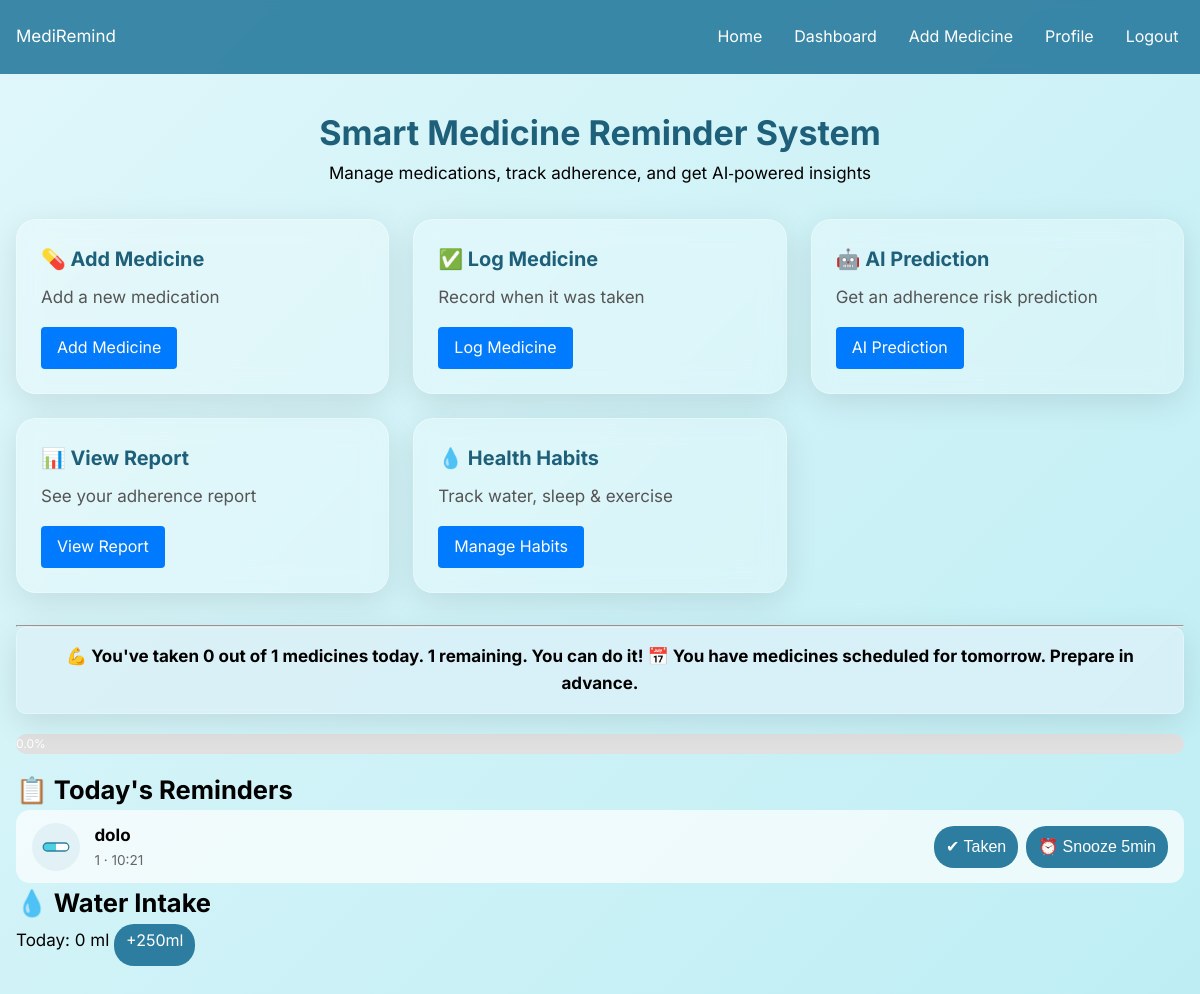
The app's page /dashboard (signed in) with its own data.
### tables this page shows
CREATE TABLE intake_log (
        log_id INTEGER PRIMARY KEY AUTOINCREMENT,
        medicine_id INTEGER NOT NULL,
        scheduled_time TEXT NOT NULL,
        taken_status TEXT DEFAULT 'missed',
        taken_at TEXT,
        FOREIGN KEY (medicine_id) REFERENCES medicines (medicine_id)
    );

CREATE TABLE medicines (
    medicine_id INTEGER PRIMARY KEY AUTOINCREMENT,
    patient_id INTEGER NOT NULL,
    name TEXT NOT NULL,
    type TEXT,
    dosage TEXT,
    frequency TEXT,
    food_timing TEXT,           -- 'before', 'after', 'either'
    start_date TEXT,
    end_date TEXT,
    FOREIGN KEY (patient_id) REFERENCES users (user_id)
);

### app.py (the view)
@app.route('/dashboard')
def dashboard():
    if 'user_id' not in session:
        return redirect(url_for('login'))
    user_id = session['user_id']
    conn = get_db()
    c = conn.cursor()
    today = datetime.now().strftime('%Y-%m-%d')
    tomorrow = (datetime.now() + timedelta(days=1)).strftime('%Y-%m-%d')
    c.execute('''SELECT il.log_id, m.name, m.type, m.dosage, il.scheduled_time
                 FROM intake_log il
                 JOIN medicines m ON il.medicine_id = m.medicine_id
                 WHERE m.patient_id = ? AND DATE(il.scheduled_time) = DATE(?)
                 AND il.taken_status = 'missed'
                 ORDER BY il.scheduled_time''', (user_id, today))
    pending_meds = c.fetchall()
    c.execute('''SELECT COUNT(*) FROM intake_log il
                 JOIN medicines m ON il.medicine_id = m.medicine_id
                 WHERE m.patient_id = ? AND DATE(il.scheduled_time) = DATE(?)''', (user_id, today))
    total_today = c.fetchone()[0] or 0
    c.execute('''SELECT COUNT(*) FROM intake_log il
                 JOIN medicines m ON il.medicine_id = m.medicine_id
                 WHERE m.patient_id = ? AND DATE(il.scheduled_time) = DATE(?)
                 AND il.taken_status = 'taken' ''', (user_id, today))
    taken_today = c.fetchone()[0] or 0
    c.execute('''SELECT COUNT(*) FROM intake_log il
                 JOIN medicines m ON il.medicine_id = m.medicine_id
                 WHERE m.patient_id = ? AND DATE(il.scheduled_time) = DATE(?)''', (user_id, tomorrow))
    has_tomorrow = c.fetchone()[0] > 0
    c.execute('''SELECT SUM(amount_achieved) FROM habit_log hl
                 JOIN health_habits hh ON hl.habit_id = hh.habit_id
                 WHERE hh.patient_id = ? AND hh.habit_type = 'water'
                 AND hl.log_date = DATE(?)''', (user_id, today))
    water = c.fetchone()[0] or 0
    c.execute("SELECT habit_id FROM health_habits WHERE patient_id = ? AND habit_type = 'water' LIMIT 1", (user_id,))
    water_habit_row = c.fetchone()
    water_habit_id = water_habit_row[0] if water_habit_row else None
    conn.close()
    if total_today == 0:
        status_message = "✨ No medicines scheduled for today. Stay healthy!"
    elif taken_today == total_today:
        status_message = "🎉 Excellent! You've taken all your medicines today. Keep up the great work!"
    else:
        remaining = total_today - taken_today
        status_message = f"💪 You've taken {taken_today} out of {total_today} medicines today. {remaining} remaining. You can do it!"
    if has_tomorrow:
        status_message += " 📅 You have medicines scheduled for tomorrow. Prepare in advance."
    else:
        status_message += " 🌟 No medicines for tomorrow. Enjoy your day!"
    return render_template('dashboard.html',
                           medicines=pending_meds,
                           water_total=water,
                           water_habit_id=water_habit_id,
                           taken_today=taken_today,
                           total_today=total_today,
                           status_message=status_message,
                           role=session.get('role'))

### app.py (called while the page is built)
def get_db():
    return sqlite3.connect('medicine.db')

### templates/dashboard.html (shortened to what this page needs)
{% extends "base.html" %}
{% import "macros.html" as macros %}
{% block content %}
<div class="hero">
    <h1>Smart Medicine Reminder System</h1>
    <p>Manage medications, track adherence, and get AI‑powered insights</p>
</div>
<div class="cards-container">
    <div class="card">
        <h3>💊 Add Medicine</h3>
        <p>Add a new medication</p>
        <a href="/add_medicine" class="btn btn-primary">Add Medicine</a>
    </div>
    <div class="card">
        <h3>✅ Log Medicine</h3>
        <p>Record when it was taken</p>
        <a href="/dashboard#today-reminders" class="btn btn-primary">Log Medicine</a>
    </div>
    {% if role == 'patient' %}
    <div class="card">
        <h3>🤖 AI Prediction</h3>
        <p>Get an adherence risk prediction</p>
        <a href="/ai-prediction" class="btn btn-primary">AI Prediction</a>
    </div>
    <div class="card">
        <h3>📊 View Report</h3>
        <p>See your adherence report</p>
        <a href="/reports" class="btn btn-primary">View Report</a>
    </div>
    <div class="card">
        <h3>💧 Health Habits</h3>
        <p>Track water, sleep &amp; exercise</p>
        <a href="/habits" class="btn btn-primary">Manage Habits</a>
    </div>
    {% endif %}
</div>
<hr>
<div class="status-box">
    <strong>{{ status_message }}</strong>
</div>
{% if total_today > 0 %}
<div class="progress-bar-container">
    <div class="progress-bar" style="--progress-width: {{ (taken_today / total_today * 100)|round(1) }}%;">
        {{ (taken_today / total_today * 100)|round(1) }}%
    </div>
</div>
{% endif %}
<div id="today-reminders">
    <h2>📋 Today's Reminders</h2>
    {% if medicines %}
        <ul class="reminder-list">
        {% for med in medicines %}
            <li class="reminder-item">
                <span class="reminder-icon">{{ macros.medicine_icon(med[2], 'dash' ~ med[0], 32) }}</span>
                <span class="reminder-info">
                    <strong>{{ med[1] }}</strong>
                    <span class="reminder-meta">{{ med[3] }} · {{ med[4][11:16] }}</span>
                </span>
                <span class="reminder-actions">
                    <form method="POST" action="/mark_taken/{{ med[0] }}" style="display:inline;">
                        <button type="submit" class="btn btn-success btn-sm">✔ Taken</button>
                    </form>
                    <form method="POST" action="/snooze/{{ med[0] }}" style="display:inline;">
                        <button type="submit" class="btn btn-warning btn-sm">⏰ Snooze 5min</button>
                    </form>
                </span>
            </li>
        {% endfor %}
        </ul>
    {% else %}
        <p>No pending medicines right now. Great job! 🎉</p>
    {% endif %}
</div>
{% if role == 'patient' %}
<div id="water-tracker">
    <h2>💧 Water Intake</h2>
    {% if water_habit_id %}
        <p>Today: {{ water_total }} ml
           <a href="/habits?log_water=1&amount=250&habit_id={{ water_habit_id }}" class="btn btn-sm">+250ml</a>
        </p>
    {% else %}
        <p>You haven't set up water tracking yet.
           <a href="/habits" class="btn btn-sm">Set it up</a>
        </p>
    {% endif %}
</div>
{% endif %}
{% endblock %}

### templates/macros.html (shortened to what this page needs)
{% macro medicine_icon(type, uid, size=40) %}
{% if type == 'tablet' %}
<svg viewBox="0 0 40 40" width="{{ size }}" height="{{ size }}" xmlns="http://www.w3.org/2000/svg" aria-hidden="true">
  <defs><clipPath id="cap-{{ uid }}"><rect x="4" y="15" width="32" height="10" rx="5"/></clipPath></defs>
  <g clip-path="url(#cap-{{ uid }})">
    <rect x="4" y="15" width="16" height="10" fill="#4dd0e1"/>
    <rect x="20" y="15" width="16" height="10" fill="#ffffff"/>
  </g>
  <rect x="4" y="15" width="32" height="10" rx="5" fill="none" stroke="#2c7da0" stroke-width="1.6"/>
</svg>
{% else %}
<svg viewBox="0 0 40 40" width="{{ size }}" height="{{ size }}" xmlns="http://www.w3.org/2000/svg" aria-hidden="true">
  <circle cx="20" cy="20" r="14" fill="#e0f7fa" stroke="#2c7da0" stroke-width="1.6"/>
  <text x="20" y="25" font-size="16" text-anchor="middle" fill="#2c7da0">+</text>
</svg>
{% endif %}
{% endmacro %}

### static/css/style.css (style rules this page uses)
* { margin: 0; padding: 0; box-sizing: border-box; }
body { font-family: 'Inter', Arial, sans-serif; min-height: 100vh; background: linear-gradient(135deg, #e0f7fa, #b2ebf2, #80deea, #4dd0e1); background-size: 400% 400%; animation: gradientMove 15s ease infinite; }
.card, .status-box, .hero-section, .feature-card, .cta-section { background: rgba(255, 255, 255, 0.25); backdrop-filter: blur(12px); -webkit-backdrop-filter: blur(12px); border-radius: 20px; padding: 1.5rem; border: 1px solid rgba(255, 255, 255, 0.3); box-shadow: 0 8px 32px rgba(0, 0, 0, 0.1); transition: all 0.3s ease; }
.btn { padding: 8px 16px; border: none; border-radius: 4px; cursor: pointer; text-decoration: none; display: inline-block; transition: all 0.3s ease; }
.btn-success { background: #28a745; color: white; }
.btn-primary { background: #007bff; color: white; }
.btn-warning { background: #ffc107; color: #212529; }
.btn-sm { font-size: 0.9rem; padding: 4px 12px; background-color: #2c7da0; color: white; border-radius: 20px; }
.hero { text-align: center; margin-bottom: 2rem; }
.hero h1 { color: #1e5f7a; animation: float 4s ease-in-out infinite; }
.cards-container { display: grid; grid-template-columns: repeat(auto-fill, minmax(280px, 1fr)); gap: 1.5rem; margin-bottom: 2rem; }
.card h3 { margin-bottom: 0.5rem; color: #1e5f7a; }
.card p { margin-bottom: 1rem; color: #555; }
.progress-bar-container { background: #e0e0e0; border-radius: 25px; margin: 1rem 0; }
.progress-bar { background: #28a745; height: 20px; border-radius: 25px; color: white; text-align: center; line-height: 20px; font-size: 12px; transition: width 0.5s ease; width: var(--progress-width, 0%); }
.status-box { text-align: center; font-weight: bold; margin-bottom: 20px; background: rgba(217, 240, 247, 0.92); padding: 15px; border-radius: 10px; backdrop-filter: blur(2px); }
body { font-size: 17px; line-height: 1.6; }
a { color: #1e5f7a; }
.btn { min-height: 42px; font-size: 1rem; }
button, .btn, input, select, a.btn { -webkit-tap-highlight-color: rgba(44,125,160,0.2); }
.reminder-list { list-style: none; padding: 0; display: flex; flex-direction: column; gap: 0.75rem; }
.reminder-item { display: flex; align-items: center; gap: 0.9rem; background: rgba(255,255,255,0.7); border-radius: 14px; padding: 0.75rem 1rem; flex-wrap: wrap; }
.reminder-icon { flex-shrink: 0; background: rgba(44,125,160,0.08); border-radius: 50%; width: 48px; height: 48px; display: flex; align-items: center; justify-content: center; }
.reminder-info { display: flex; flex-direction: column; flex: 1; min-width: 140px; }
.reminder-meta { font-size: 0.85rem; color: #666; }
.reminder-actions { display: flex; gap: 0.5rem; flex-wrap: wrap; }

### records on screen
intake_log: {{ size }} 32 (drawn), name "dolo", dosage "1", scheduled_time "10:21"

### other values on screen
{{ (taken_today / total_today * 100)|round(1) }} "0.0"
{{ water_total }} "0"
